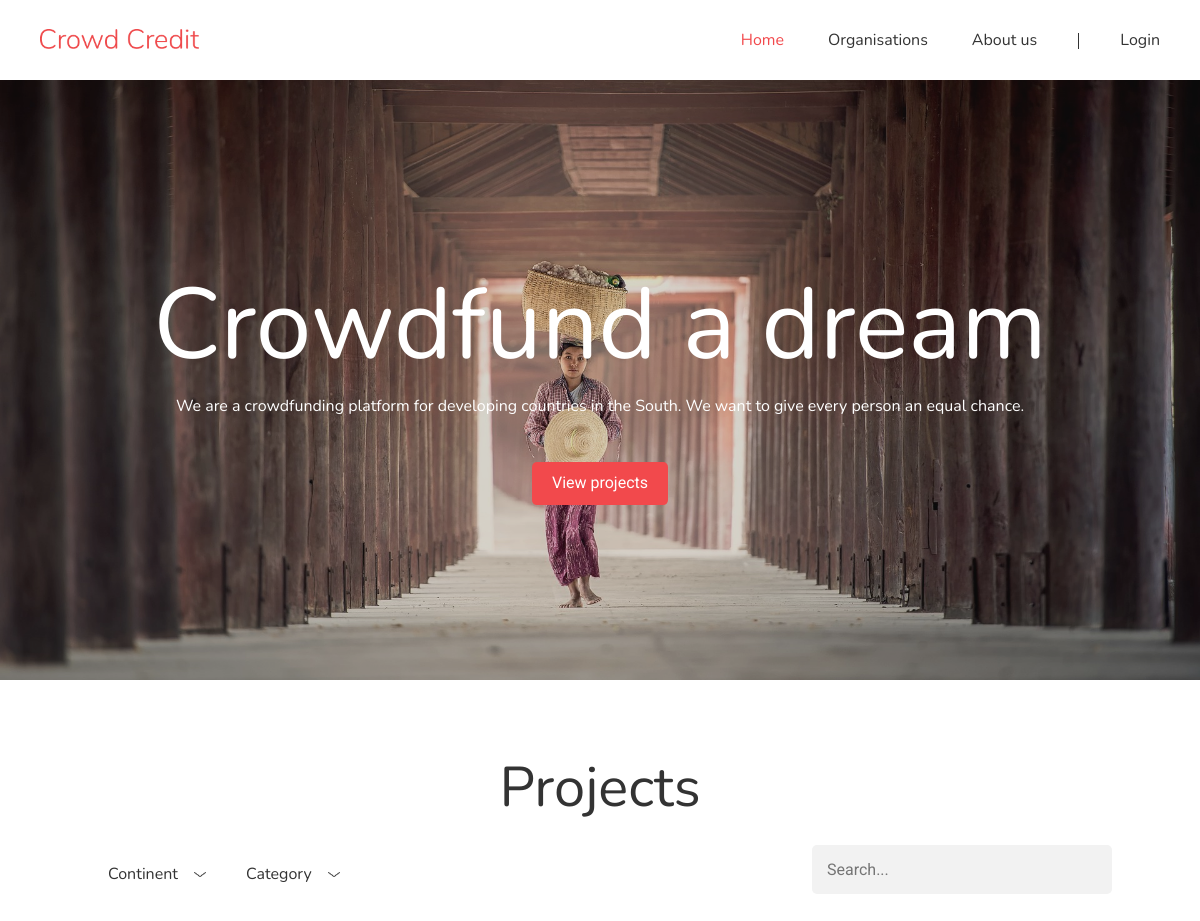
Before: / with the older database file.
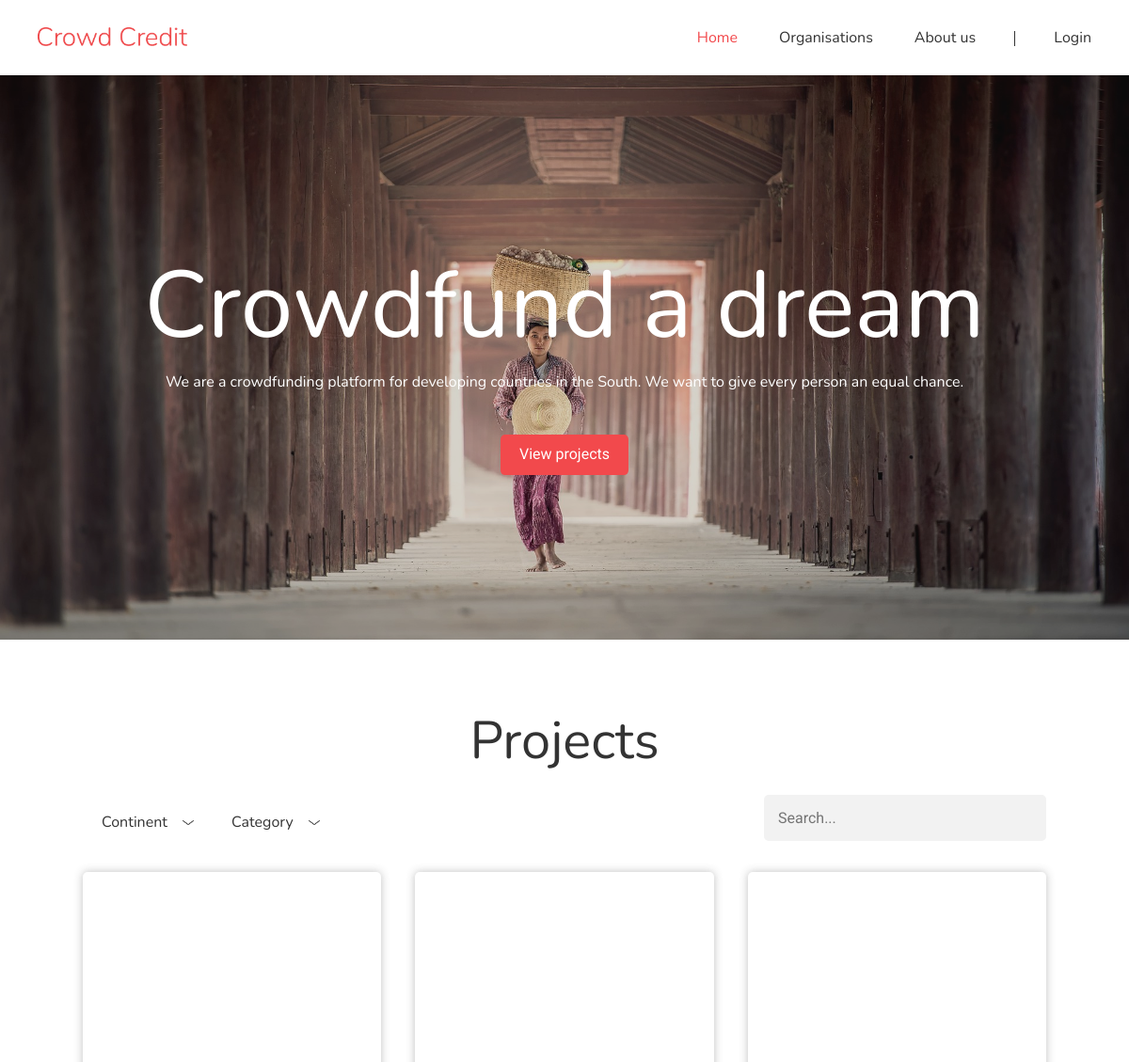
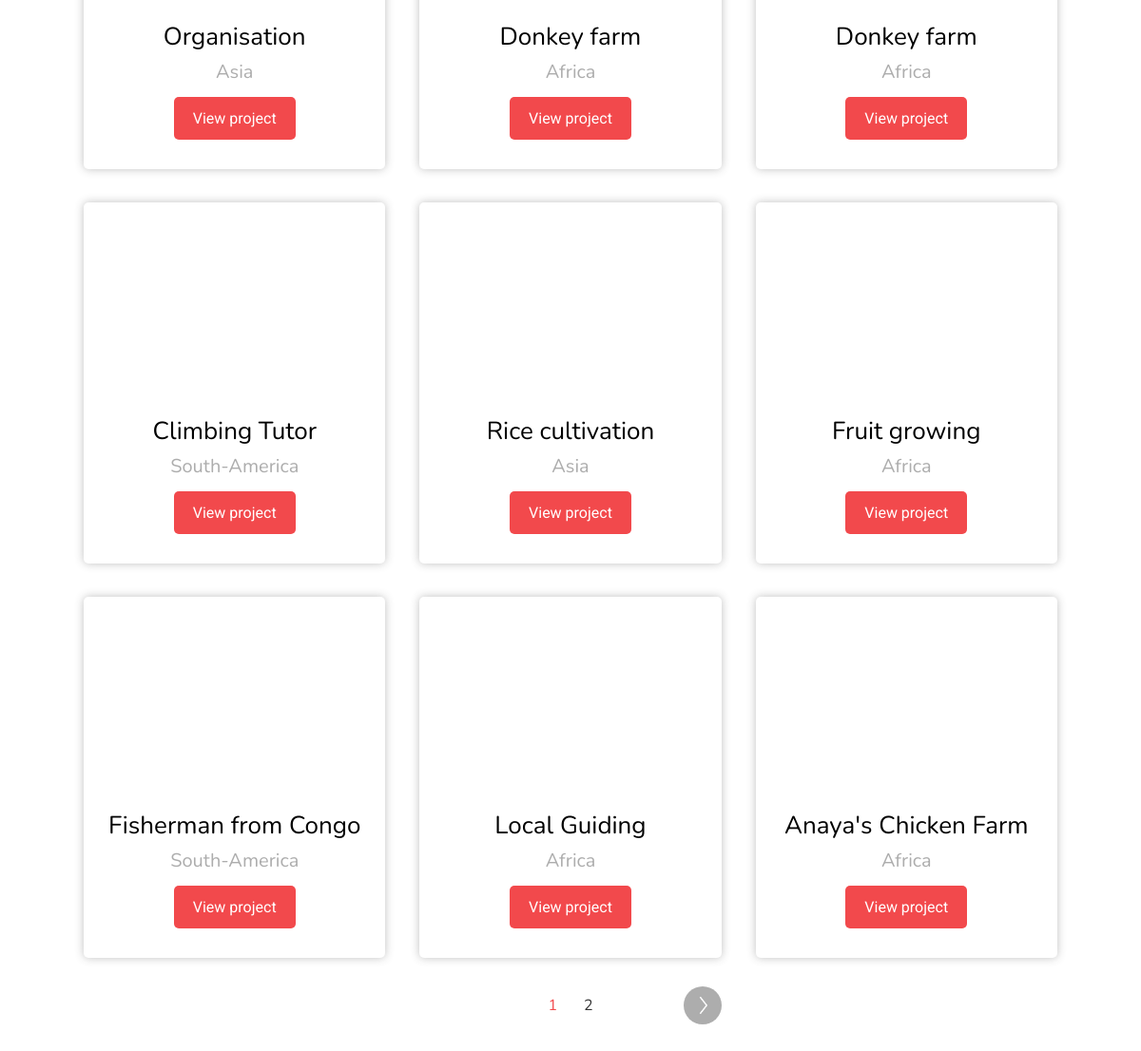
After: the same page with the newer database file (2 pictures, top to bottom).
### tables this page shows
CREATE TABLE `projects` (
  `id` int(11) NOT NULL,
  `name` varchar(255) NOT NULL,
  `locations_id` int(11) NOT NULL,
  `date_start` date NOT NULL,
  `date_end` date NOT NULL,
  `banner` varchar(255) NOT NULL,
  `description` text NOT NULL,
  `goal` float NOT NULL,
  `organisation_id` int(11) NOT NULL,
  `timestamp` datetime NOT NULL,
  `active` tinyint(1) NOT NULL
);

CREATE TABLE `locations` (
  `id` int(11) NOT NULL,
  `continent` varchar(250) NOT NULL
);

### classes/Project.class.php (called while the page is built, shortened)
<?php
  class Project{
    public function getProjects($off, $search, $continent){
      $date = date('Y-m-d');
      $conn = Db::getInstance();
      $statement = $conn->prepare("SELECT * FROM projects WHERE $continent active = 1 && name LIKE '%$search%' && date_end >= :date ORDER BY id DESC LIMIT 9 OFFSET $off");
      $statement->bindParam(':date', $date);
      $statement->execute();
      $project = $statement->fetchAll();
      return $project;
    }
    public function getTotalProjects($search, $continent){
      $date = date('Y-m-d');
      $conn = Db::getInstance();
      $statement = $conn->prepare("SELECT * FROM projects WHERE $continent active = 1 && name LIKE '%$search%' && date_end >= :date");
      $statement->bindParam(':date', $date);
      $statement->execute();
      $statement->fetchAll();
      $total_projects = $statement->rowCount();
      return $total_projects;
    }
    public function getLocation($location){
      $conn = Db::getInstance();
      $statement = $conn->prepare("SELECT * FROM locations WHERE id = $location");
      $statement->execute();
      $location = $statement->fetch(PDO::FETCH_ASSOC);
      return $location;
    }
  }

### index.php (the view, shortened to what this page needs)
<?php
  $project = new Project;
  if(isset($_GET['page'])){
    $current_page = $_GET['page'];
  }else{
    $current_page = 1;
  }
  if(isset($_GET['search'])){
    $search = $_GET['search'];
  }else{
    $search = "";
  }
  if(isset($_GET['continent']) && !empty($_GET['continent'])){
    $continent = $_GET['continent'];
    $set_continent = $project->setContinent($continent);
  }else{
    $set_continent = "";
  }
?><!DOCTYPE html>
<html lang="en" dir="ltr">
  <?php require_once("inc/head.php"); ?>
  <body id="page_index">
    <?php require_once("inc/header.php"); ?>
    <section class="home_banner_image">
      <div class="overlay">
        <div class="info center">
          <h1>Crowdfund a dream</h1>
          <p>We are a crowdfunding platform for developing countries in the South. We want to give every person an equal chance.</p>
          <a class="btn red_btn" href="#CTA">View projects</a>
        </div>
      </div>
    </section>
    <main class="main_home" id="CTA">
      <h2 class="grey">Projects</h2>
      <div class="container search_filters">
        <div class="filter">
          <a href="#" class="filter_dropdown_btn" id="continent">Continent <img src="sign/arrow-grey.png" id="dropdown_arrow_continent" alt="options"></a>
        </div>
        <div class="filter">
          <a href="#" class="filter_dropdown_btn" id="category">Category <img src="sign/arrow-grey.png" id="dropdown_arrow_category" alt="options"></a>
        </div>
        <form class="search" action="#" method="post">
          <input class="search_input" type="text" name="search" placeholder="Search..." <?php if(isset($search) && !empty($search)){ echo 'value="'.$search.'"'; } ?>>
        </form>
      </div>
      <div class="container project_tiles">
        <?php
          $get_total = $current_page * 9 - 9;
        ?>
        <?php
        $get_projects = $project->getProjects($get_total, $search, $set_continent);
        foreach($get_projects as $p):
            $location = $project->getLocation($p['locations_id']);
          ?>
          <div class="project_tile">
            <figure class="project_banner" style="background: url(<?php echo $p['banner']; ?>); background-size: cover; background-position:center;"></figure>
            <article class="project_info">
              <h3><?php echo htmlspecialchars($p['name']); ?></h3>
              <h4 class="lightgrey"><?php echo htmlspecialchars($location['continent']); ?></h4>
              <a class="red_btn btn" href="project.php?project=<?php echo htmlspecialchars($p['id']); ?>">View project</a>
            </article>
          </div>
        <?php endforeach; ?>
        <div class="project_pages">
          <?php
            $total_projects = $project->getTotalProjects($search, $set_continent);
            $total = $total_projects / 9;
            if($total_projects >= 10){
              for ($i=0; $i < $total; $i++) {
                $page = $i+1;
                if ($i == $current_page - 1) {
                  echo "<a class='current_page number_page' href='?page=$page' data-page='$page'>$page</a>";
                }else{
                  echo "<a class='number_page' href='?page=$page' data-page='$page'>$page</a>";
                }
              }
            }
            if($total > $current_page ){
              $next = $current_page + 1;
              echo "<a class='number_page arrow next' href='?page=$next' data-page='$next'><img src=\"sign/arrow-white.png\" class=\"arrow-next\"></a>";
            }else{
              echo "<a class='number_page arrow next invisible' href='?page=#' data-page='#'><img src=\"sign/arrow-white.png\" class=\"arrow-next\"></a>";
            }
          ?>
        </div>
      </div>
    </main>
  </body>
</html>

### inc/head.php (shortened to what this page needs)
<head>
    <link rel="stylesheet" href="css/styles.css">
</head>

### inc/header.php (shortened to what this page needs)
<?php
  $link = $_SERVER['PHP_SELF'];
  $link_array = explode('/', $link);
  $page = end($link_array);
?><header>
 	<section>
 		<a href="index.php"><img class="logo" src="sign/logo.png" alt="Crowd Credit Logo"></a>
 	</section>
  <nav>
    <ul>
      <li><a <?php if($page == 'index.php'){ echo' class="red"'; } ?> href="index.php">Home</a></li>
      <li><a <?php if($page == 'organisations.php'){ echo' class="red"'; } ?> href="organisations.php">Organisations</a></li>
      <li><a <?php if($page == 'about.php'){ echo' class="red"'; } ?> href="about.php">About us</a></li>
    </ul>
    <span class="nav_line">|</span>
    <?php
      if (!isset($_SESSION['id']) && $page == 'login.php') {
          echo "<a class='red' href='login.php'>Login</a>";
      } elseif (!isset($_SESSION['id'])) {
          echo "<a href='login.php'>Login</a>";
      }
    ?>
  </nav>
</header>

Changed rows visible on the page:
added projects: name "Organisation", locations.continent "Asia"
added projects: name "Donkey farm", locations.continent "Africa"
added projects: name "Donkey farm", locations.continent "Africa"
added projects: name "Climbing Tutor", locations.continent "South-America"
added projects: name "Rice cultivation", locations.continent "Asia"
added projects: name "Fruit growing", locations.continent "Africa"
added projects: name "Fisherman from Congo", locations.continent "South-America"
added projects: name "Local Guiding", locations.continent "Africa"
added projects: name "Anaya's Chicken Farm", locations.continent "Africa"
Other visible differences:
new list line: "1"
new list line: "2"
